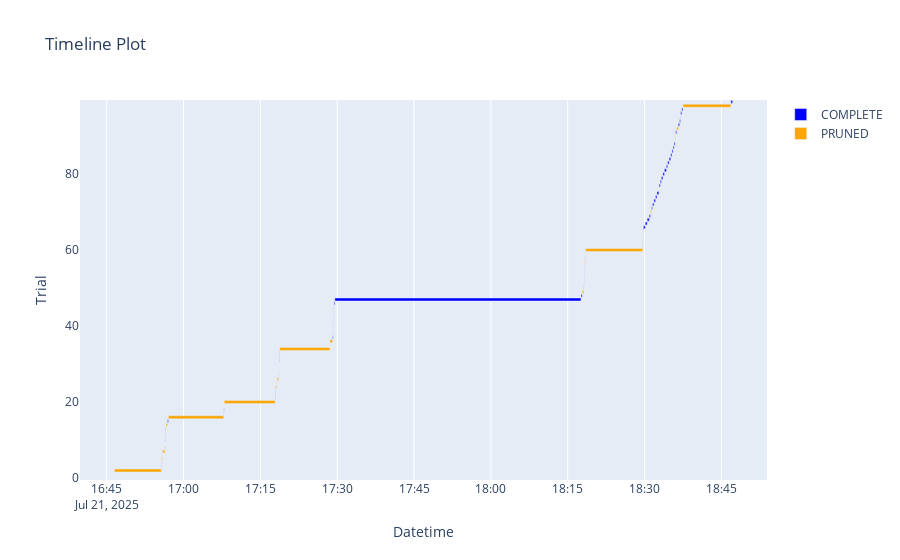

Notebook code for this chart:
### Markdown cell above
Clustered shows off as the most important feature, with 96% of contribution.

### Code cell
plot_timeline(study_glm_bs)

### Figure 1 — Plotly figure (JSON) as saved in the notebook; plotly's stock layout.template omitted (floating-point values rounded to 4 significant figures)
{"data": [{"base": ["2025-07-21T16:55:39.872631", "2025-07-21T16:55:42.360383", "2025-07-21T16:56:24.491413", "2025-07-21T16:56:27.137151", "2025-07-21T16:56:29.319922", "2025-07-21T16:56:30.744324", "2025-07-21T16:56:51.517083", "2025-07-21T17:07:50.321666", "2025-07-21T17:07:52.054346", "2025-07-21T17:17:51.897369", "2025-07-21T17:17:54.703729", "2025-07-21T17:17:57.307461", "2025-07-21T17:18:31.966800", "2025-07-21T17:18:37.939511", "2025-07-21T17:18:40.727062", "2025-07-21T17:18:43.173731", "2025-07-21T17:29:04.990656", "2025-07-21T17:29:12.483081", "2025-07-21T17:29:13.972743", "2025-07-21T17:29:15.410188", "2025-07-21T17:29:16.924077", "2025-07-21T17:29:18.349986", "2025-07-21T17:29:19.559909", "2025-07-21T17:29:20.716749", "2025-07-21T17:29:21.888097", "2025-07-21T17:29:31.877116", "2025-07-21T18:17:35.905328", "2025-07-21T18:18:08.250545", "2025-07-21T18:18:10.117831", "2025-07-21T18:18:11.636657", "2025-07-21T18:18:12.925070", "2025-07-21T18:18:14.474123", "2025-07-21T18:18:16.007557", "2025-07-21T18:18:17.738627", "2025-07-21T18:18:26.867635", "2025-07-21T18:29:39.783254", "2025-07-21T18:29:41.140483", "2025-07-21T18:29:42.281214", "2025-07-21T18:29:43.583655", "2025-07-21T18:29:45.511994", "2025-07-21T18:29:47.151449", "2025-07-21T18:30:08.059090", "2025-07-21T18:30:30.860846", "2025-07-21T18:30:55.308804", "2025-07-21T18:31:23.226486", "2025-07-21T18:31:33.446080", "2025-07-21T18:31:49.958816", "2025-07-21T18:32:08.330676", "2025-07-21T18:32:25.522879", "2025-07-21T18:32:50.730260", "2025-07-21T18:33:04.005893", "2025-07-21T18:33:17.409852", "2025-07-21T18:33:35.448745", "2025-07-21T18:33:53.039158", "2025-07-21T18:34:16.130561", "2025-07-21T18:34:30.853538", "2025-07-21T18:34:48.193575", "2025-07-21T18:35:07.224366", "2025-07-21T18:35:21.067786", "2025-07-21T18:35:34.057771", "2025-07-21T18:35:46.286068", "2025-07-21T18:36:04.633513", "2025-07-21T18:36:34.887690", "2025-07-21T18:36:50.797132", "2025-07-21T18:37:02.009194", "2025-07-21T18:37:03.826069", "2025-07-21T18:37:16.132176", "2025-07-21T18:46:51.891613"], "hovertemplate": "%{text}<extra>COMPLETE</extra>", "marker": {"color": "blue"}, "name": "COMPLETE", "orientation": "h", "text": ["{<br>  \"number\": 3,<br>  \"values\": [<br>    14.61032851722954<br>  ],<br>  \"params\": {<br>    \"clusterer\": \"kmeans\",<br>    \"n_clusters\": 3,<br>    \"distribution\": \"gaussian\",<br>    \"link_gaussian\": \"log\"<br>  }<br>}", "{<br>  \"number\": 4,<br>  \"values\": [<br>    14.059412976865264<br>  ],<br>  \"params\": {<br>    \"clusterer\": \"kmeans\",<br>    \"n_clusters\": 8,<br>    \"distribution\": \"gaussian\",<br>    \"link_gaussian\": \"identity\"<br>  }<br>}", "{<br>  \"number\": 10,<br>  \"values\": [<br>    390830.16924616584<br>  ],<br>  \"params\": {<br>    \"clusterer\": \"kmeans\",<br>    \"n_clusters\": 25,<br>    \"distribution\": \"gaussian\",<br>    \"link_gaussian\": \"identity\"<br>  }<br>}", "{<br>  \"number\": 11,<br>  \"values\": [<br>    14.67944990307638<br>  ],<br>  \"params\": {<br>    \"clusterer\": \"kmeans\",<br>    \"n_clusters\": 2,<br>    \"distribution\": \"gaussian\",<br>    \"link_gaussian\": \"log\"<br>  }<br>}", "{<br>  \"number\": 12,<br>  \"values\": [<br>    1750.310257636515<br>  ],<br>  \"params\": {<br>    \"clusterer\": \"kmeans\",<br>    \"n_clusters\": 10,<br>    \"distribution\": \"gaussian\",<br>    \"link_gaussian\": \"identity\"<br>  }<br>}", "{<br>  \"number\": 13,<br>  \"values\": [<br>    15.745955909457695<br>  ],<br>  \"params\": {<br>    \"clusterer\": \"kmeans\",<br>    \"n_clusters\": 1,<br>    \"distribution\": \"gaussian\",<br>    \"link_gaussian\": \"log\"<br>  }<br>}", "{<br>  \"number\": 15,<br>  \"values\": [<br>    571662.0508434682<br>  ],<br>  \"params\": {<br>    \"clusterer\": \"birch\",<br>    \"n_clusters_birch\": 30,<br>    \"branching_factor\": 59,<br>    \"threshold\": 0.9470673520653783,<br>    \"distribution\": \"gaussian\",<br>    \"link_gaussian\": \"identity\"<br>  }<br>}", "{<br>  \"number\": 17,<br>  \"values\": [<br>    351036.72663670353<br>  ],<br>  \"params\": {<br>    \"clusterer\": \"kmeans\",<br>    \"n_clusters\": 14,<br>    \"distribution\": \"gaussian\",<br>    \"link_gaussian\": \"identity\"<br>  }<br>}", "{<br>  \"number\": 18,<br>  \"values\": [<br>    328.95209510665865<br>  ],<br>  \"params\": {<br>    \"clusterer\": \"kmeans\",<br>    \"n_clusters\": 6,<br>    \"distribution\": \"gaussian\",<br>    \"link_gaussian\": \"log\"<br>  }<br>}", "{<br>  \"number\": 21,<br>  \"values\": [<br>    15.745955909457695<br>  ],<br>  \"params\": {<br>    \"clusterer\": \"kmeans\",<br>    \"n_clusters\": 1,<br>    \"distribution\": \"gaussian\",<br>    \"link_gaussian\": \"log\"<br>  }<br>}", "{<br>  \"number\": 22,<br>  \"values\": [<br>    14.601927185816628<br>  ],<br>  \"params\": {<br>    \"clusterer\": \"kmeans\",<br>    \"n_clusters\": 4,<br>    \"distribution\": \"gaussian\",<br>    \"link_gaussian\": \"log\"<br>  }<br>}", "{<br>  \"number\": 23,<br>  \"values\": [<br>    328.95209510665865<br>  ],<br>  \"params\": {<br>    \"clusterer\": \"kmeans\",<br>    \"n_clusters\": 6,<br>    \"distribution\": \"gaussian\",<br>    \"link_gaussian\": \"log\"<br>  }<br>}", "{<br>  \"number\": 27,<br>  \"values\": [<br>    249.65385966616978<br>  ],<br>  \"params\": {<br>    \"clusterer\": \"kmeans\",<br>    \"n_clusters\": 5,<br>    \"distribution\": \"gaussian\",<br>    \"link_gaussian\": \"log\"<br>  }<br>}", "{<br>  \"number\": 31,<br>  \"values\": [<br>    15.745955909457695<br>  ],<br>  \"params\": {<br>    \"clusterer\": \"kmeans\",<br>    \"n_clusters\": 1,<br>    \"distribution\": \"gaussian\",<br>    \"link_gaussian\": \"log\"<br>  }<br>}", "{<br>  \"number\": 32,<br>  \"values\": [<br>    14.601927185816628<br>  ],<br>  \"params\": {<br>    \"clusterer\": \"kmeans\",<br>    \"n_clusters\": 4,<br>    \"distribution\": \"gaussian\",<br>    \"link_gaussian\": \"log\"<br>  }<br>}", "{<br>  \"number\": 33,<br>  \"values\": [<br>    249.65385966616978<br>  ],<br>  \"params\": {<br>    \"clusterer\": \"kmeans\",<br>    \"n_clusters\": 5,<br>    \"distribution\": \"gaussian\",<br>    \"link_gaussian\": \"log\"<br>  }<br>}", "{<br>  \"number\": 37,<br>  \"values\": [<br>    20.221999986045095<br>  ],<br>  \"params\": {<br>    \"clusterer\": \"bisecting_kmeans\",<br>    \"n_clusters_bkmeans\": 2,<br>    \"bisecting_strategy\": \"biggest_inertia\",<br>    \"distribution\": \"gamma\"<br>  }<br>}", "{<br>  \"number\": 38,<br>  \"values\": [<br>    14.059412976865264<br>  ],<br>  \"params\": {<br>    \"clusterer\": \"kmeans\",<br>    \"n_clusters\": 8,<br>    \"distribution\": \"gaussian\",<br>    \"link_gaussian\": \"identity\"<br>  }<br>}", "{<br>  \"number\": 40,<br>  \"values\": [<br>    16.356893537219765<br>  ],<br>  \"params\": {<br>    \"clusterer\": \"bisecting_kmeans\",<br>    \"n_clusters_bkmeans\": 5,<br>    \"bisecting_strategy\": \"largest_cluster\",<br>    \"distribution\": \"gaussian\",<br>    \"link_gaussian\": \"identity\"<br>  }<br>}", "{<br>  \"number\": 41,<br>  \"values\": [<br>    1750.5541136409217<br>  ],<br>  \"params\": {<br>    \"clusterer\": \"kmeans\",<br>    \"n_clusters\": 11,<br>    \"distribution\": \"gaussian\",<br>    \"link_gaussian\": \"identity\"<br>  }<br>}", "{<br>  \"number\": 42,<br>  \"values\": [<br>    14.627915924035866<br>  ],<br>  \"params\": {<br>    \"clusterer\": \"kmeans\",<br>    \"n_clusters\": 4,<br>    \"distribution\": \"gaussian\",<br>    \"link_gaussian\": \"identity\"<br>  }<br>}", "{<br>  \"number\": 43,<br>  \"values\": [<br>    14.268845092404415<br>  ],<br>  \"params\": {<br>    \"clusterer\": \"kmeans\",<br>    \"n_clusters\": 7,<br>    \"distribution\": \"gaussian\",<br>    \"link_gaussian\": \"identity\"<br>  }<br>}", "{<br>  \"number\": 44,<br>  \"values\": [<br>    14.268845092404415<br>  ],<br>  \"params\": {<br>    \"clusterer\": \"kmeans\",<br>    \"n_clusters\": 7,<br>    \"distribution\": \"gaussian\",<br>    \"link_gaussian\": \"identity\"<br>  }<br>}", "{<br>  \"number\": 45,<br>  \"values\": [<br>    14.268845092404415<br>  ],<br>  \"params\": {<br>    \"clusterer\": \"kmeans\",<br>    \"n_clusters\": 7,<br>    \"distribution\": \"gaussian\",<br>    \"link_gaussian\": \"identity\"<br>  }<br>}", "{<br>  \"number\": 46,<br>  \"values\": [<br>    945.1680686632991<br>  ],<br>  \"params\": {<br>    \"clusterer\": \"kmeans\",<br>    \"n_clusters\": 8,<br>    \"distribution\": \"gamma\"<br>  }<br>}", "{<br>  \"number\": 47,<br>  \"values\": [<br>    354026824830.53595<br>  ],<br>  \"params\": {<br>    \"clusterer\": \"affinity_propagation\",<br>    \"damping\": 0.7677988463149473,<br>    \"distribution\": \"gaussian\",<br>    \"link_gaussian\": \"identity\"<br>  }<br>}", "{<br>  \"number\": 48,<br>  \"values\": [<br>    50.73639770769499<br>  ],<br>  \"params\": {<br>    \"clusterer\": \"birch\",<br>    \"n_clusters_birch\": 14,<br>    \"branching_factor\": 990,<br>    \"threshold\": 0.5835806103105523,<br>    \"distribution\": \"gaussian\",<br>    \"link_gaussian\": \"identity\"<br>  }<br>}", "{<br>  \"number\": 50,<br>  \"values\": [<br>    351686.1275399241<br>  ],<br>  \"params\": {<br>    \"clusterer\": \"kmeans\",<br>    \"n_clusters\": 13,<br>    \"distribution\": \"gaussian\",<br>    \"link_gaussian\": \"identity\"<br>  }<br>}", "{<br>  \"number\": 51,<br>  \"values\": [<br>    14.268845092404415<br>  ],<br>  \"params\": {<br>    \"clusterer\": \"kmeans\",<br>    \"n_clusters\": 7,<br>    \"distribution\": \"gaussian\",<br>    \"link_gaussian\": \"identity\"<br>  }<br>}", "{<br>  \"number\": 52,<br>  \"values\": [<br>    14.268845092404415<br>  ],<br>  \"params\": {<br>    \"clusterer\": \"kmeans\",<br>    \"n_clusters\": 7,<br>    \"distribution\": \"gaussian\",<br>    \"link_gaussian\": \"identity\"<br>  }<br>}", "{<br>  \"number\": 53,<br>  \"values\": [<br>    1750.310257636515<br>  ],<br>  \"params\": {<br>    \"clusterer\": \"kmeans\",<br>    \"n_clusters\": 10,<br>    \"distribution\": \"gaussian\",<br>    \"link_gaussian\": \"identity\"<br>  }<br>}", "{<br>  \"number\": 54,<br>  \"values\": [<br>    14.059412976865264<br>  ],<br>  \"params\": {<br>    \"clusterer\": \"kmeans\",<br>    \"n_clusters\": 8,<br>    \"distribution\": \"gaussian\",<br>    \"link_gaussian\": \"identity\"<br>  }<br>}", "{<br>  \"number\": 55,<br>  \"values\": [<br>    543.3472045098839<br>  ],<br>  \"params\": {<br>    \"clusterer\": \"bisecting_kmeans\",<br>    \"n_clusters_bkmeans\": 11,<br>    \"bisecting_strategy\": \"biggest_inertia\",<br>    \"distribution\": \"gaussian\",<br>    \"link_gaussian\": \"identity\"<br>  }<br>}", "{<br>  \"number\": 56,<br>  \"values\": [<br>    1750.5549820858173<br>  ],<br>  \"params\": {<br>    \"clusterer\": \"kmeans\",<br>    \"n_clusters\": 9,<br>    \"distribution\": \"gaussian\",<br>    \"link_gaussian\": \"identity\"<br>  }<br>}", "{<br>  \"number\": 58,<br>  \"values\": [<br>    410156.6317113525<br>  ],<br>  \"params\": {<br>    \"clusterer\": \"kmeans\",<br>    \"n_clusters\": 30,<br>    \"distribution\": \"gaussian\",<br>    \"link_gaussian\": \"identity\"<br>  }<br>}", "{<br>  \"number\": 61,<br>  \"values\": [<br>    14.268845092404415<br>  ],<br>  \"params\": {<br>    \"clusterer\": \"kmeans\",<br>    \"n_clusters\": 7,<br>    \"distribution\": \"gaussian\",<br>    \"link_gaussian\": \"identity\"<br>  }<br>}", "{<br>  \"number\": 62,<br>  \"values\": [<br>    14.268845092404415<br>  ],<br>  \"params\": {<br>    \"clusterer\": \"kmeans\",<br>    \"n_clusters\": 7,<br>    \"distribution\": \"gaussian\",<br>    \"link_gaussian\": \"identity\"<br>  }<br>}", "{<br>  \"number\": 63,<br>  \"values\": [<br>    14.059412976865264<br>  ],<br>  \"params\": {<br>    \"clusterer\": \"kmeans\",<br>    \"n_clusters\": 8,<br>    \"distribution\": \"gaussian\",<br>    \"link_gaussian\": \"identity\"<br>  }<br>}", "{<br>  \"number\": 64,<br>  \"values\": [<br>    1750.5549820858173<br>  ],<br>  \"params\": {<br>    \"clusterer\": \"kmeans\",<br>    \"n_clusters\": 9,<br>    \"distribution\": \"gaussian\",<br>    \"link_gaussian\": \"identity\"<br>  }<br>}", "{<br>  \"number\": 65,<br>  \"values\": [<br>    1750.5541136409217<br>  ],<br>  \"params\": {<br>    \"clusterer\": \"kmeans\",<br>    \"n_clusters\": 11,<br>    \"distribution\": \"gaussian\",<br>    \"link_gaussian\": \"identity\"<br>  }<br>}", "{<br>  \"number\": 66,<br>  \"values\": [<br>    14.018414656307947<br>  ],<br>  \"params\": {<br>    \"clusterer\": \"birch\",<br>    \"n_clusters_birch\": 15,<br>    \"branching_factor\": 481,<br>    \"threshold\": 0.137861174129352,<br>    \"distribution\": \"gaussian\",<br>    \"link_gaussian\": \"identity\"<br>  }<br>}", "{<br>  \"number\": 67,<br>  \"values\": [<br>    13.967370634423776<br>  ],<br>  \"params\": {<br>    \"clusterer\": \"birch\",<br>    \"n_clusters_birch\": 14,<br>    \"branching_factor\": 497,<br>    \"threshold\": 0.12250126192004808,<br>    \"distribution\": \"gaussian\",<br>    \"link_gaussian\": \"identity\"<br>  }<br>}", "{<br>  \"number\": 68,<br>  \"values\": [<br>    14.27726211251382<br>  ],<br>  \"params\": {<br>    \"clusterer\": \"birch\",<br>    \"n_clusters_birch\": 14,<br>    \"branching_factor\": 535,<br>    \"threshold\": 0.1074009510036302,<br>    \"distribution\": \"gaussian\",<br>    \"link_gaussian\": \"identity\"<br>  }<br>}", "{<br>  \"number\": 69,<br>  \"values\": [<br>    69940.47230013089<br>  ],<br>  \"params\": {<br>    \"clusterer\": \"birch\",<br>    \"n_clusters_birch\": 19,<br>    \"branching_factor\": 358,<br>    \"threshold\": 0.3315442128508983,<br>    \"distribution\": \"gaussian\",<br>    \"link_gaussian\": \"identity\"<br>  }<br>}", "{<br>  \"number\": 71,<br>  \"values\": [<br>    338.8961379416185<br>  ],<br>  \"params\": {<br>    \"clusterer\": \"birch\",<br>    \"n_clusters_birch\": 21,<br>    \"branching_factor\": 318,<br>    \"threshold\": 0.7435661477146168,<br>    \"distribution\": \"gaussian\",<br>    \"link_gaussian\": \"identity\"<br>  }<br>}", "{<br>  \"number\": 72,<br>  \"values\": [<br>    13.766962899783099<br>  ],<br>  \"params\": {<br>    \"clusterer\": \"birch\",<br>    \"n_clusters_birch\": 10,<br>    \"branching_factor\": 696,<br>    \"threshold\": 0.24228438467138486,<br>    \"distribution\": \"gaussian\",<br>    \"link_gaussian\": \"identity\"<br>  }<br>}", "{<br>  \"number\": 73,<br>  \"values\": [<br>    13.730930291254326<br>  ],<br>  \"params\": {<br>    \"clusterer\": \"birch\",<br>    \"n_clusters_birch\": 10,<br>    \"branching_factor\": 700,<br>    \"threshold\": 0.18251719168858943,<br>    \"distribution\": \"gaussian\",<br>    \"link_gaussian\": \"identity\"<br>  }<br>}", "{<br>  \"number\": 74,<br>  \"values\": [<br>    14.18700623093597<br>  ],<br>  \"params\": {<br>    \"clusterer\": \"birch\",<br>    \"n_clusters_birch\": 11,<br>    \"branching_factor\": 705,<br>    \"threshold\": 0.2190027452670238,<br>    \"distribution\": \"gaussian\",<br>    \"link_gaussian\": \"identity\"<br>  }<br>}", "{<br>  \"number\": 75,<br>  \"values\": [<br>    14.38909685349907<br>  ],<br>  \"params\": {<br>    \"clusterer\": \"birch\",<br>    \"n_clusters_birch\": 8,<br>    \"branching_factor\": 689,<br>    \"threshold\": 0.11270839256433697,<br>    \"distribution\": \"gaussian\",<br>    \"link_gaussian\": \"identity\"<br>  }<br>}", "{<br>  \"number\": 77,<br>  \"values\": [<br>    13.792161836783938<br>  ],<br>  \"params\": {<br>    \"clusterer\": \"birch\",<br>    \"n_clusters_birch\": 13,<br>    \"branching_factor\": 621,<br>    \"threshold\": 0.40087993399596633,<br>    \"distribution\": \"gaussian\",<br>    \"link_gaussian\": \"identity\"<br>  }<br>}", "{<br>  \"number\": 78,<br>  \"values\": [<br>    1146072.0021355432<br>  ],<br>  \"params\": {<br>    \"clusterer\": \"birch\",<br>    \"n_clusters_birch\": 12,<br>    \"branching_factor\": 609,<br>    \"threshold\": 0.39470629259994655,<br>    \"distribution\": \"gaussian\",<br>    \"link_gaussian\": \"identity\"<br>  }<br>}", "{<br>  \"number\": 79,<br>  \"values\": [<br>    69912.09865934652<br>  ],<br>  \"params\": {<br>    \"clusterer\": \"birch\",<br>    \"n_clusters_birch\": 16,<br>    \"branching_factor\": 825,<br>    \"threshold\": 0.21101010475959403,<br>    \"distribution\": \"gaussian\",<br>    \"link_gaussian\": \"identity\"<br>  }<br>}", "{<br>  \"number\": 80,<br>  \"values\": [<br>    14.419061061337246<br>  ],<br>  \"params\": {<br>    \"clusterer\": \"birch\",<br>    \"n_clusters_birch\": 6,<br>    \"branching_factor\": 614,<br>    \"threshold\": 0.19799588127231185,<br>    \"distribution\": \"gaussian\",<br>    \"link_gaussian\": \"identity\"<br>  }<br>}", "{<br>  \"number\": 81,<br>  \"values\": [<br>    14.251708460805066<br>  ],<br>  \"params\": {<br>    \"clusterer\": \"birch\",<br>    \"n_clusters_birch\": 11,<br>    \"branching_factor\": 444,<br>    \"threshold\": 0.10685648442536132,<br>    \"distribution\": \"gaussian\",<br>    \"link_gaussian\": \"identity\"<br>  }<br>}", "{<br>  \"number\": 82,<br>  \"values\": [<br>    77904.26576516782<br>  ],<br>  \"params\": {<br>    \"clusterer\": \"birch\",<br>    \"n_clusters_birch\": 17,<br>    \"branching_factor\": 845,<br>    \"threshold\": 0.354429073737753,<br>    \"distribution\": \"gaussian\",<br>    \"link_gaussian\": \"identity\"<br>  }<br>}", "{<br>  \"number\": 83,<br>  \"values\": [<br>    14.29616105979692<br>  ],<br>  \"params\": {<br>    \"clusterer\": \"birch\",<br>    \"n_clusters_birch\": 13,<br>    \"branching_factor\": 604,<br>    \"threshold\": 0.22512376129243564,<br>    \"distribution\": \"gaussian\",<br>    \"link_gaussian\": \"identity\"<br>  }<br>}", "{<br>  \"number\": 84,<br>  \"values\": [<br>    14.305762519165238<br>  ],<br>  \"params\": {<br>    \"clusterer\": \"birch\",<br>    \"n_clusters_birch\": 8,<br>    \"branching_factor\": 469,<br>    \"threshold\": 0.18646853894115925,<br>    \"distribution\": \"gaussian\",<br>    \"link_gaussian\": \"identity\"<br>  }<br>}", "{<br>  \"number\": 85,<br>  \"values\": [<br>    13.814728414966478<br>  ],<br>  \"params\": {<br>    \"clusterer\": \"birch\",<br>    \"n_clusters_birch\": 9,<br>    \"branching_factor\": 802,<br>    \"threshold\": 0.4331124233127996,<br>    \"distribution\": \"gaussian\",<br>    \"link_gaussian\": \"identity\"<br>  }<br>}", "{<br>  \"number\": 86,<br>  \"values\": [<br>    13.99432570673093<br>  ],<br>  \"params\": {<br>    \"clusterer\": \"birch\",<br>    \"n_clusters_birch\": 9,<br>    \"branching_factor\": 815,<br>    \"threshold\": 0.4835467454099352,<br>    \"distribution\": \"gaussian\",<br>    \"link_gaussian\": \"identity\"<br>  }<br>}", "{<br>  \"number\": 87,<br>  \"values\": [<br>    14.450736136022478<br>  ],<br>  \"params\": {<br>    \"clusterer\": \"birch\",<br>    \"n_clusters_birch\": 9,<br>    \"branching_factor\": 803,<br>    \"threshold\": 0.5327505817432195,<br>    \"distribution\": \"gaussian\",<br>    \"link_gaussian\": \"identity\"<br>  }<br>}", "{<br>  \"number\": 88,<br>  \"values\": [<br>    14.728999422472636<br>  ],<br>  \"params\": {<br>    \"clusterer\": \"birch\",<br>    \"n_clusters_birch\": 6,<br>    \"branching_factor\": 760,<br>    \"threshold\": 0.4727985038010375,<br>    \"distribution\": \"gaussian\",<br>    \"link_gaussian\": \"identity\"<br>  }<br>}", "{<br>  \"number\": 91,<br>  \"values\": [<br>    14.44103011791393<br>  ],<br>  \"params\": {<br>    \"clusterer\": \"birch\",<br>    \"n_clusters_birch\": 8,<br>    \"branching_factor\": 766,<br>    \"threshold\": 0.5024080574352917,<br>    \"distribution\": \"gaussian\",<br>    \"link_gaussian\": \"identity\"<br>  }<br>}", "{<br>  \"number\": 93,<br>  \"values\": [<br>    14.457709147808659<br>  ],<br>  \"params\": {<br>    \"clusterer\": \"birch\",<br>    \"n_clusters_birch\": 12,<br>    \"branching_factor\": 884,<br>    \"threshold\": 0.2864967474473046,<br>    \"distribution\": \"gaussian\",<br>    \"link_gaussian\": \"identity\"<br>  }<br>}", "{<br>  \"number\": 94,<br>  \"values\": [<br>    50.25975352577714<br>  ],<br>  \"params\": {<br>    \"clusterer\": \"birch\",<br>    \"n_clusters_birch\": 14,<br>    \"branching_factor\": 679,<br>    \"threshold\": 0.6616821462360359,<br>    \"distribution\": \"gaussian\",<br>    \"link_gaussian\": \"identity\"<br>  }<br>}", "{<br>  \"number\": 95,<br>  \"values\": [<br>    342.88144536721575<br>  ],<br>  \"params\": {<br>    \"clusterer\": \"bisecting_kmeans\",<br>    \"n_clusters_bkmeans\": 11,<br>    \"bisecting_strategy\": \"largest_cluster\",<br>    \"distribution\": \"gaussian\",<br>    \"link_gaussian\": \"identity\"<br>  }<br>}", "{<br>  \"number\": 96,<br>  \"values\": [<br>    15.165120320019566<br>  ],<br>  \"params\": {<br>    \"clusterer\": \"birch\",<br>    \"n_clusters_birch\": 4,<br>    \"branching_factor\": 535,<br>    \"threshold\": 0.4326081040717082,<br>    \"distribution\": \"gaussian\",<br>    \"link_gaussian\": \"identity\"<br>  }<br>}", "{<br>  \"number\": 97,<br>  \"values\": [<br>    14.288886220819524<br>  ],<br>  \"params\": {<br>    \"clusterer\": \"birch\",<br>    \"n_clusters_birch\": 9,<br>    \"branching_factor\": 550,<br>    \"threshold\": 0.38258290355383856,<br>    \"distribution\": \"gaussian\",<br>    \"link_gaussian\": \"identity\"<br>  }<br>}", "{<br>  \"number\": 99,<br>  \"values\": [<br>    14.59272215349279<br>  ],<br>  \"params\": {<br>    \"clusterer\": \"birch\",<br>    \"n_clusters_birch\": 7,<br>    \"branching_factor\": 477,<br>    \"threshold\": 0.15986809618922343,<br>    \"distribution\": \"gaussian\",<br>    \"link_gaussian\": \"identity\"<br>  }<br>}"], "textposition": "none", "type": "bar", "x": [2440.0, 1248.0, 2634.0, 2169.0, 1407.0, 2904.0, 10810.0, 1720.0, 3156.0, 2793.0, 2427.0, 2858.0, 2558.0, 2756.0, 2435.0, 2462.0, 7478.0, 1318.0, 1177.0, 1502.0, 1245.0, 1197.0, 1145.0, 1160.0, 9967.0, 2884000.0, 13780.0, 1855.0, 1507.0, 1276.0, 1537.0, 1474.0, 1719.0, 1516.0, 2604.0, 1131.0, 1129.0, 1258.0, 1915.0, 1609.0, 20900.0, 22790.0, 24440.0, 14780.0, 10210.0, 16500.0, 18360.0, 17180.0, 22470.0, 13260.0, 13390.0, 18030.0, 17580.0, 23080.0, 14710.0, 17320.0, 19010.0, 13830.0, 12970.0, 12220.0, 12220.0, 12140.0, 15900.0, 11180.0, 1805.0, 12290.0, 13260.0, 20400.0], "y": [3, 4, 10, 11, 12, 13, 15, 17, 18, 21, 22, 23, 27, 31, 32, 33, 37, 38, 40, 41, 42, 43, 44, 45, 46, 47, 48, 50, 51, 52, 53, 54, 55, 56, 58, 61, 62, 63, 64, 65, 66, 67, 68, 69, 71, 72, 73, 74, 75, 77, 78, 79, 80, 81, 82, 83, 84, 85, 86, 87, 88, 91, 93, 94, 95, 96, 97, 99]}, {"base": ["2025-07-21T16:46:29.034623", "2025-07-21T16:46:29.236145", "2025-07-21T16:46:29.675323", "2025-07-21T16:55:43.620317", "2025-07-21T16:55:51.533476", "2025-07-21T16:55:54.547586", "2025-07-21T16:56:18.369074", "2025-07-21T16:56:24.381158", "2025-07-21T16:56:33.727337", "2025-07-21T16:57:02.335148", "2025-07-21T17:07:55.222778", "2025-07-21T17:07:55.841736", "2025-07-21T17:18:00.185700", "2025-07-21T17:18:11.720336", "2025-07-21T17:18:15.470147", "2025-07-21T17:18:34.535848", "2025-07-21T17:18:37.141180", "2025-07-21T17:18:37.406187", "2025-07-21T17:18:45.647504", "2025-07-21T17:28:33.660524", "2025-07-21T17:28:35.448905", "2025-07-21T17:29:13.812876", "2025-07-21T18:17:49.702635", "2025-07-21T18:18:19.267568", "2025-07-21T18:18:29.483827", "2025-07-21T18:18:29.808429", "2025-07-21T18:31:10.096379", "2025-07-21T18:32:48.004460", "2025-07-21T18:35:58.520588", "2025-07-21T18:36:00.551278", "2025-07-21T18:36:16.856189", "2025-07-21T18:37:29.402586"], "hovertemplate": "%{text}<extra>PRUNED</extra>", "marker": {"color": "orange"}, "name": "PRUNED", "orientation": "h", "text": ["{<br>  \"number\": 0,<br>  \"values\": null,<br>  \"params\": {<br>    \"clusterer\": \"kmeans\",<br>    \"n_clusters\": 8,<br>    \"distribution\": \"inverse_gaussian\",<br>    \"link_inverse_gaussian\": \"inverse_squared\"<br>  }<br>}", "{<br>  \"number\": 1,<br>  \"values\": null,<br>  \"params\": {<br>    \"clusterer\": \"bisecting_kmeans\",<br>    \"n_clusters_bkmeans\": 22,<br>    \"bisecting_strategy\": \"largest_cluster\",<br>    \"distribution\": \"inverse_gaussian\",<br>    \"link_inverse_gaussian\": \"inverse_squared\"<br>  }<br>}", "{<br>  \"number\": 2,<br>  \"values\": null,<br>  \"params\": {<br>    \"clusterer\": \"affinity_propagation\",<br>    \"damping\": 0.5751487595640441,<br>    \"distribution\": \"inverse_gaussian\",<br>    \"link_inverse_gaussian\": \"inverse_squared\"<br>  }<br>}", "{<br>  \"number\": 5,<br>  \"values\": null,<br>  \"params\": {<br>    \"clusterer\": \"birch\",<br>    \"n_clusters_birch\": 6,<br>    \"branching_factor\": 529,<br>    \"threshold\": 0.45904036074329313,<br>    \"distribution\": \"gamma\"<br>  }<br>}", "{<br>  \"number\": 6,<br>  \"values\": null,<br>  \"params\": {<br>    \"clusterer\": \"bisecting_kmeans\",<br>    \"n_clusters_bkmeans\": 30,<br>    \"bisecting_strategy\": \"biggest_inertia\",<br>    \"distribution\": \"gamma\"<br>  }<br>}", "{<br>  \"number\": 7,<br>  \"values\": null,<br>  \"params\": {<br>    \"clusterer\": \"mean_shift\",<br>    \"bandwidth\": 0.871978276992889,<br>    \"distribution\": \"gaussian\",<br>    \"link_gaussian\": \"log\"<br>  }<br>}", "{<br>  \"number\": 8,<br>  \"values\": null,<br>  \"params\": {<br>    \"clusterer\": \"bisecting_kmeans\",<br>    \"n_clusters_bkmeans\": 19,<br>    \"bisecting_strategy\": \"biggest_inertia\",<br>    \"distribution\": \"gamma\"<br>  }<br>}", "{<br>  \"number\": 9,<br>  \"values\": null,<br>  \"params\": {<br>    \"clusterer\": \"bisecting_kmeans\",<br>    \"n_clusters_bkmeans\": 23,<br>    \"bisecting_strategy\": \"largest_cluster\",<br>    \"distribution\": \"inverse_gaussian\",<br>    \"link_inverse_gaussian\": \"inverse_squared\"<br>  }<br>}", "{<br>  \"number\": 14,<br>  \"values\": null,<br>  \"params\": {<br>    \"clusterer\": \"mean_shift\",<br>    \"bandwidth\": 0.8006320355734017,<br>    \"distribution\": \"gaussian\",<br>    \"link_gaussian\": \"identity\"<br>  }<br>}", "{<br>  \"number\": 16,<br>  \"values\": null,<br>  \"params\": {<br>    \"clusterer\": \"affinity_propagation\",<br>    \"damping\": 0.99882822342149,<br>    \"distribution\": \"gaussian\",<br>    \"link_gaussian\": \"log\"<br>  }<br>}", "{<br>  \"number\": 19,<br>  \"values\": null,<br>  \"params\": {<br>    \"clusterer\": \"kmeans\",<br>    \"n_clusters\": 17,<br>    \"distribution\": \"gamma\"<br>  }<br>}", "{<br>  \"number\": 20,<br>  \"values\": null,<br>  \"params\": {<br>    \"clusterer\": \"affinity_propagation\",<br>    \"damping\": 0.9342043430547258,<br>    \"distribution\": \"gaussian\",<br>    \"link_gaussian\": \"identity\"<br>  }<br>}", "{<br>  \"number\": 24,<br>  \"values\": null,<br>  \"params\": {<br>    \"clusterer\": \"birch\",<br>    \"n_clusters_birch\": 23,<br>    \"branching_factor\": 994,<br>    \"threshold\": 0.14573247450545168,<br>    \"distribution\": \"gaussian\",<br>    \"link_gaussian\": \"log\"<br>  }<br>}", "{<br>  \"number\": 25,<br>  \"values\": null,<br>  \"params\": {<br>    \"clusterer\": \"kmeans\",<br>    \"n_clusters\": 12,<br>    \"distribution\": \"gaussian\",<br>    \"link_gaussian\": \"log\"<br>  }<br>}", "{<br>  \"number\": 26,<br>  \"values\": null,<br>  \"params\": {<br>    \"clusterer\": \"mean_shift\",<br>    \"bandwidth\": 0.8960398513553302,<br>    \"distribution\": \"gaussian\",<br>    \"link_gaussian\": \"identity\"<br>  }<br>}", "{<br>  \"number\": 28,<br>  \"values\": null,<br>  \"params\": {<br>    \"clusterer\": \"kmeans\",<br>    \"n_clusters\": 20,<br>    \"distribution\": \"gamma\"<br>  }<br>}", "{<br>  \"number\": 29,<br>  \"values\": null,<br>  \"params\": {<br>    \"clusterer\": \"kmeans\",<br>    \"n_clusters\": 4,<br>    \"distribution\": \"inverse_gaussian\",<br>    \"link_inverse_gaussian\": \"log\"<br>  }<br>}", "{<br>  \"number\": 30,<br>  \"values\": null,<br>  \"params\": {<br>    \"clusterer\": \"kmeans\",<br>    \"n_clusters\": 9,<br>    \"distribution\": \"inverse_gaussian\",<br>    \"link_inverse_gaussian\": \"log\"<br>  }<br>}", "{<br>  \"number\": 34,<br>  \"values\": null,<br>  \"params\": {<br>    \"clusterer\": \"affinity_propagation\",<br>    \"damping\": 0.5169033249994094,<br>    \"distribution\": \"gaussian\",<br>    \"link_gaussian\": \"log\"<br>  }<br>}", "{<br>  \"number\": 35,<br>  \"values\": null,<br>  \"params\": {<br>    \"clusterer\": \"birch\",<br>    \"n_clusters_birch\": 2,<br>    \"branching_factor\": 52,<br>    \"threshold\": 0.9987539529855741,<br>    \"distribution\": \"inverse_gaussian\",<br>    \"link_inverse_gaussian\": \"log\"<br>  }<br>}", "{<br>  \"number\": 36,<br>  \"values\": null,<br>  \"params\": {<br>    \"clusterer\": \"mean_shift\",<br>    \"bandwidth\": 0.8168293108827345,<br>    \"distribution\": \"gaussian\",<br>    \"link_gaussian\": \"log\"<br>  }<br>}", "{<br>  \"number\": 39,<br>  \"values\": null,<br>  \"params\": {<br>    \"clusterer\": \"kmeans\",<br>    \"n_clusters\": 8,<br>    \"distribution\": \"inverse_gaussian\",<br>    \"link_inverse_gaussian\": \"log\"<br>  }<br>}", "{<br>  \"number\": 49,<br>  \"values\": null,<br>  \"params\": {<br>    \"clusterer\": \"mean_shift\",<br>    \"bandwidth\": 0.8394400162786542,<br>    \"distribution\": \"gaussian\",<br>    \"link_gaussian\": \"identity\"<br>  }<br>}", "{<br>  \"number\": 57,<br>  \"values\": null,<br>  \"params\": {<br>    \"clusterer\": \"kmeans\",<br>    \"n_clusters\": 15,<br>    \"distribution\": \"gamma\"<br>  }<br>}", "{<br>  \"number\": 59,<br>  \"values\": null,<br>  \"params\": {<br>    \"clusterer\": \"kmeans\",<br>    \"n_clusters\": 10,<br>    \"distribution\": \"inverse_gaussian\",<br>    \"link_inverse_gaussian\": \"log\"<br>  }<br>}", "{<br>  \"number\": 60,<br>  \"values\": null,<br>  \"params\": {<br>    \"clusterer\": \"affinity_propagation\",<br>    \"damping\": 0.7280370218098163,<br>    \"distribution\": \"gaussian\",<br>    \"link_gaussian\": \"identity\"<br>  }<br>}", "{<br>  \"number\": 70,<br>  \"values\": null,<br>  \"params\": {<br>    \"clusterer\": \"birch\",<br>    \"n_clusters_birch\": 10,<br>    \"branching_factor\": 729,<br>    \"threshold\": 0.28426899895920377,<br>    \"distribution\": \"gamma\"<br>  }<br>}", "{<br>  \"number\": 76,<br>  \"values\": null,<br>  \"params\": {<br>    \"clusterer\": \"birch\",<br>    \"n_clusters_birch\": 16,<br>    \"branching_factor\": 421,<br>    \"threshold\": 0.27627738767879206,<br>    \"distribution\": \"inverse_gaussian\",<br>    \"link_inverse_gaussian\": \"inverse_squared\"<br>  }<br>}", "{<br>  \"number\": 89,<br>  \"values\": null,<br>  \"params\": {<br>    \"clusterer\": \"birch\",<br>    \"n_clusters_birch\": 13,<br>    \"branching_factor\": 913,<br>    \"threshold\": 0.591047949233746,<br>    \"distribution\": \"inverse_gaussian\",<br>    \"link_inverse_gaussian\": \"inverse_squared\"<br>  }<br>}", "{<br>  \"number\": 90,<br>  \"values\": null,<br>  \"params\": {<br>    \"clusterer\": \"birch\",<br>    \"n_clusters_birch\": 10,<br>    \"branching_factor\": 643,<br>    \"threshold\": 0.41698645920274047,<br>    \"distribution\": \"gamma\"<br>  }<br>}", "{<br>  \"number\": 92,<br>  \"values\": null,<br>  \"params\": {<br>    \"clusterer\": \"mean_shift\",<br>    \"bandwidth\": 0.8526478067685279,<br>    \"distribution\": \"gaussian\",<br>    \"link_gaussian\": \"identity\"<br>  }<br>}", "{<br>  \"number\": 98,<br>  \"values\": null,<br>  \"params\": {<br>    \"clusterer\": \"affinity_propagation\",<br>    \"damping\": 0.8356021604259831,<br>    \"distribution\": \"gaussian\",<br>    \"link_gaussian\": \"identity\"<br>  }<br>}"], "textposition": "none", "type": "bar", "x": [193.5, 423.3, 550200.0, 7904.0, 3006.0, 23810.0, 6004.0, 100.9, 17740.0, 648000.0, 611.6, 596000.0, 11530.0, 3732.0, 16450.0, 2595.0, 257.2, 523.4, 588000.0, 1780.0, 29530.0, 134.8, 18540.0, 7592.0, 316.8, 670000.0, 13120.0, 2718.0, 2022.0, 4074.0, 18020.0, 562400.0], "y": [0, 1, 2, 5, 6, 7, 8, 9, 14, 16, 19, 20, 24, 25, 26, 28, 29, 30, 34, 35, 36, 39, 49, 57, 59, 60, 70, 76, 89, 90, 92, 98]}], "layout": {"showlegend": true, "title": {"text": "Timeline Plot"}, "xaxis": {"title": {"text": "Datetime"}, "type": "date"}, "yaxis": {"title": {"text": "Trial"}}}}
